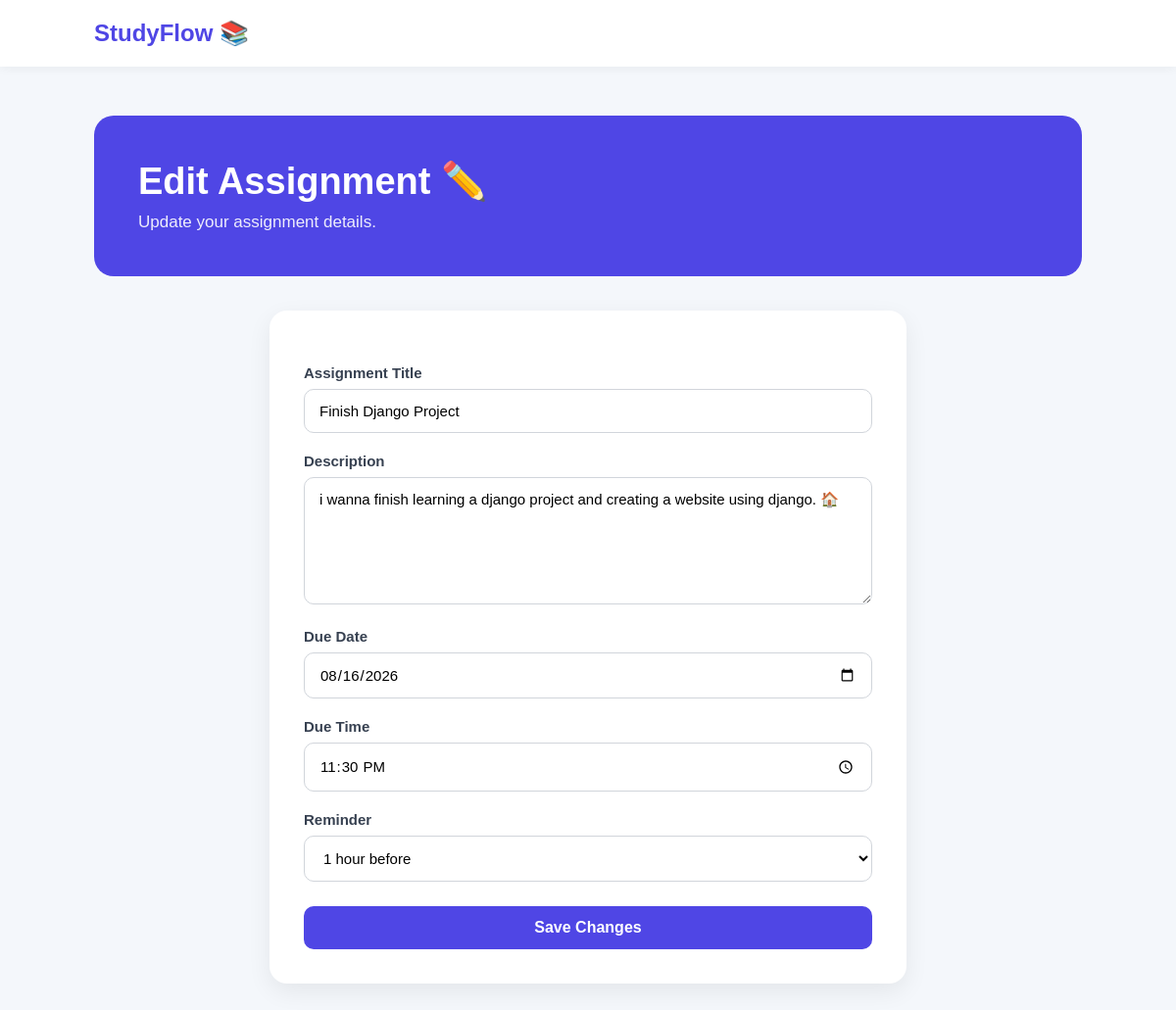
The page /edit/3/ on the database its author committed.
### app/models.py (models this page shows, shortened)
class Assignment(models.Model):
    title = models.CharField(max_length=200)
    description = models.TextField()
    due_date = models.DateField()
    completed = models.BooleanField(default=False)
    due_time = models.TimeField()
    REMINDER_CHOICES = [
        ('none', 'No reminder'),
        ('1_hour', '1 hour before'),
        ('1_day', '1 day before'),
        ('2_days', '2 days before'),
        ('3_days', '3 days before'),
    ]
    reminder = models.CharField(
        max_length=10,
        choices=REMINDER_CHOICES,
        default='1_hour'
    )
    completed = models.BooleanField(default=False)

### app/views.py (the view, shortened to what this page needs)
# urls.py: path('edit/<int:id>/', views.edit_assignment, name='edit_assignment'),
def edit_assignment(request, id):
    assignment = Assignment.objects.get(id=id)
    return render(request, 'edit_assignment.html', {
        'assignment': assignment
    })

### app/templates/edit_assignment.html (shortened to what this page needs)
{% load static %}
<!DOCTYPE html>
<html>
<head>
    <link rel="stylesheet" href="{% static 'app/style.css' %}">
</head>
<body>
    <nav class="navbar">
        <div class="logo">StudyFlow 📚</div>
    </nav>
    <main class="container">
        <section class="hero">
            <h1>Edit Assignment ✏️</h1>
            <p>Update your assignment details.</p>
        </section>
        <form method="POST">
            <label for="title">Assignment Title</label>
            <input
                type="text"
                id="title"
                name="title"
                value="{{ assignment.title }}"
                required
            >
            <label for="description">Description</label>
            <textarea
                id="description"
                name="description"
                required
            >{{ assignment.description }}</textarea>
            <label for="due_date">Due Date</label>
            <input
                type="date"
                id="due_date"
                name="due_date"
                value="{{ assignment.due_date|date:'Y-m-d' }}"
                required
            >
            <label for="due_time">Due Time</label>
            <input
                type="time"
                id="due_time"
                name="due_time"
                value="{{ assignment.due_time|time:'H:i' }}"
                required
            >
            <label for="reminder">Reminder</label>
            <select id="reminder" name="reminder">
                <option value="1_hour"
                    {% if assignment.reminder == '1_hour' %}selected{% endif %}>
                    1 hour before
                </option>
            </select>
            <button type="submit">
                Save Changes
            </button>
        </form>
    </main>
</body>
</html>

### app/static/app/style.css (style rules this page uses)
* { margin: 0; padding: 0; box-sizing: border-box; }
body { font-family: Arial, sans-serif; background: #f4f7fb; color: #1f2937; }
.navbar { background: #ffffff; padding: 20px 8%; display: flex; justify-content: space-between; align-items: center; box-shadow: 0 2px 10px rgba(0, 0, 0, 0.05); }
.logo { font-size: 24px; font-weight: bold; color: #4f46e5; }
.container { width: 84%; max-width: 1100px; margin: 50px auto; }
.hero { background: #4f46e5; color: white; padding: 45px; border-radius: 20px; margin-bottom: 35px; }
.hero h1 { font-size: 38px; margin-bottom: 10px; }
.hero p { font-size: 17px; opacity: 0.9; }
form { background: white; padding: 30px; border-radius: 15px; box-shadow: 0 4px 15px rgba(0, 0, 0, 0.06); max-width: 700px; margin: 0 auto; }
form label { display: block; margin-bottom: 8px; margin-top: 20px; font-weight: bold; }
form input, form textarea { width: 100%; padding: 12px; border: 1px solid #d1d5db; border-radius: 8px; font-size: 15px; }
form textarea { min-height: 130px; resize: vertical; }
form button, .add-button { display: inline-block; margin-top: 25px; padding: 12px 20px; background: #4f46e5; color: white; border: none; border-radius: 8px; cursor: pointer; text-decoration: none; font-size: 15px; }
form { background: white; max-width: 650px; margin: 30px auto; padding: 35px; border-radius: 18px; box-shadow: 0 8px 25px rgba(0, 0, 0, 0.07); }
form label { display: block; margin: 20px 0 8px; font-size: 15px; font-weight: 600; color: #374151; }
form input, form textarea { width: 100%; padding: 13px 15px; border: 1px solid #d1d5db; border-radius: 10px; font-family: inherit; font-size: 15px; outline: none; transition: 0.2s ease; }
form button { width: 100%; margin-top: 25px; padding: 13px; background: #4f46e5; color: white; border: none; border-radius: 10px; font-size: 16px; font-weight: 600; cursor: pointer; transition: 0.2s ease; }
form select { width: 100%; padding: 13px 15px; border: 1px solid #d1d5db; border-radius: 10px; font-family: inherit; font-size: 15px; background: white; cursor: pointer; outline: none; }

### rows shown on the page
Assignment: title "Finish Django Project", description "i wanna finish learning a django project and creating a website using django. 🏠", due_date "08/16/2026", due_time "23:30", reminder "1 hour before"
